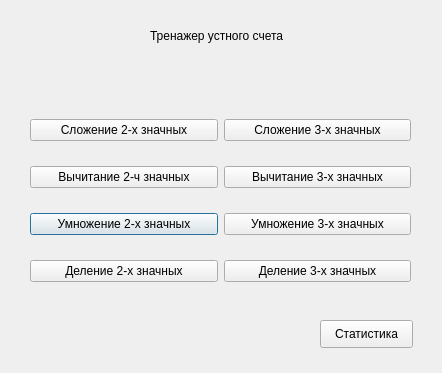
<?xml version="1.0" encoding="UTF-8"?>
<ui version="4.0">
 <class>Dialog</class>
 <widget class="QDialog" name="Dialog">
  <property name="geometry">
   <rect>
    <x>0</x>
    <y>0</y>
    <width>442</width>
    <height>373</height>
   </rect>
  </property>
  <property name="windowTitle">
   <string>Dialog</string>
  </property>
  <widget class="QLabel" name="label">
   <property name="geometry">
    <rect>
     <x>150</x>
     <y>-10</y>
     <width>161</width>
     <height>91</height>
    </rect>
   </property>
   <property name="text">
    <string>Тренажер устного счета</string>
   </property>
  </widget>
  <widget class="QWidget" name="gridLayoutWidget">
   <property name="geometry">
    <rect>
     <x>30</x>
     <y>100</y>
     <width>381</width>
     <height>201</height>
    </rect>
   </property>
   <layout class="QGridLayout" name="gridLayout">
    <item row="2" column="0">
     <widget class="QPushButton" name="mult2x">
      <property name="text">
       <string>Умножение 2-х значных</string>
      </property>
     </widget>
    </item>
    <item row="0" column="1">
     <widget class="QPushButton" name="addition3x">
      <property name="text">
       <string>Сложение 3-х значных</string>
      </property>
     </widget>
    </item>
    <item row="1" column="1">
     <widget class="QPushButton" name="subl3x">
      <property name="text">
       <string>Вычитание 3-х значных</string>
      </property>
     </widget>
    </item>
    <item row="3" column="1">
     <widget class="QPushButton" name="div3x">
      <property name="text">
       <string>Деление 3-х значных</string>
      </property>
     </widget>
    </item>
    <item row="2" column="1">
     <widget class="QPushButton" name="mylt3x">
      <property name="text">
       <string>Умножение 3-х значных</string>
      </property>
     </widget>
    </item>
    <item row="3" column="0">
     <widget class="QPushButton" name="div2x">
      <property name="text">
       <string>Деление 2-х значных</string>
      </property>
     </widget>
    </item>
    <item row="1" column="0">
     <widget class="QPushButton" name="subl2x">
      <property name="text">
       <string>Вычитание 2-ч значных</string>
      </property>
     </widget>
    </item>
    <item row="0" column="0">
     <widget class="QPushButton" name="pushButton">
      <property name="contextMenuPolicy">
       <enum>Qt::ActionsContextMenu</enum>
      </property>
      <property name="styleSheet">
       <string notr="true">new window</string>
      </property>
      <property name="text">
       <string>Сложение 2-х значных</string>
      </property>
     </widget>
    </item>
   </layout>
  </widget>
  <widget class="QPushButton" name="pushButton_9">
   <property name="geometry">
    <rect>
     <x>320</x>
     <y>320</y>
     <width>93</width>
     <height>28</height>
    </rect>
   </property>
   <property name="text">
    <string>Статистика</string>
   </property>
  </widget>
 </widget>
 <resources/>
 <connections/>
</ui>
